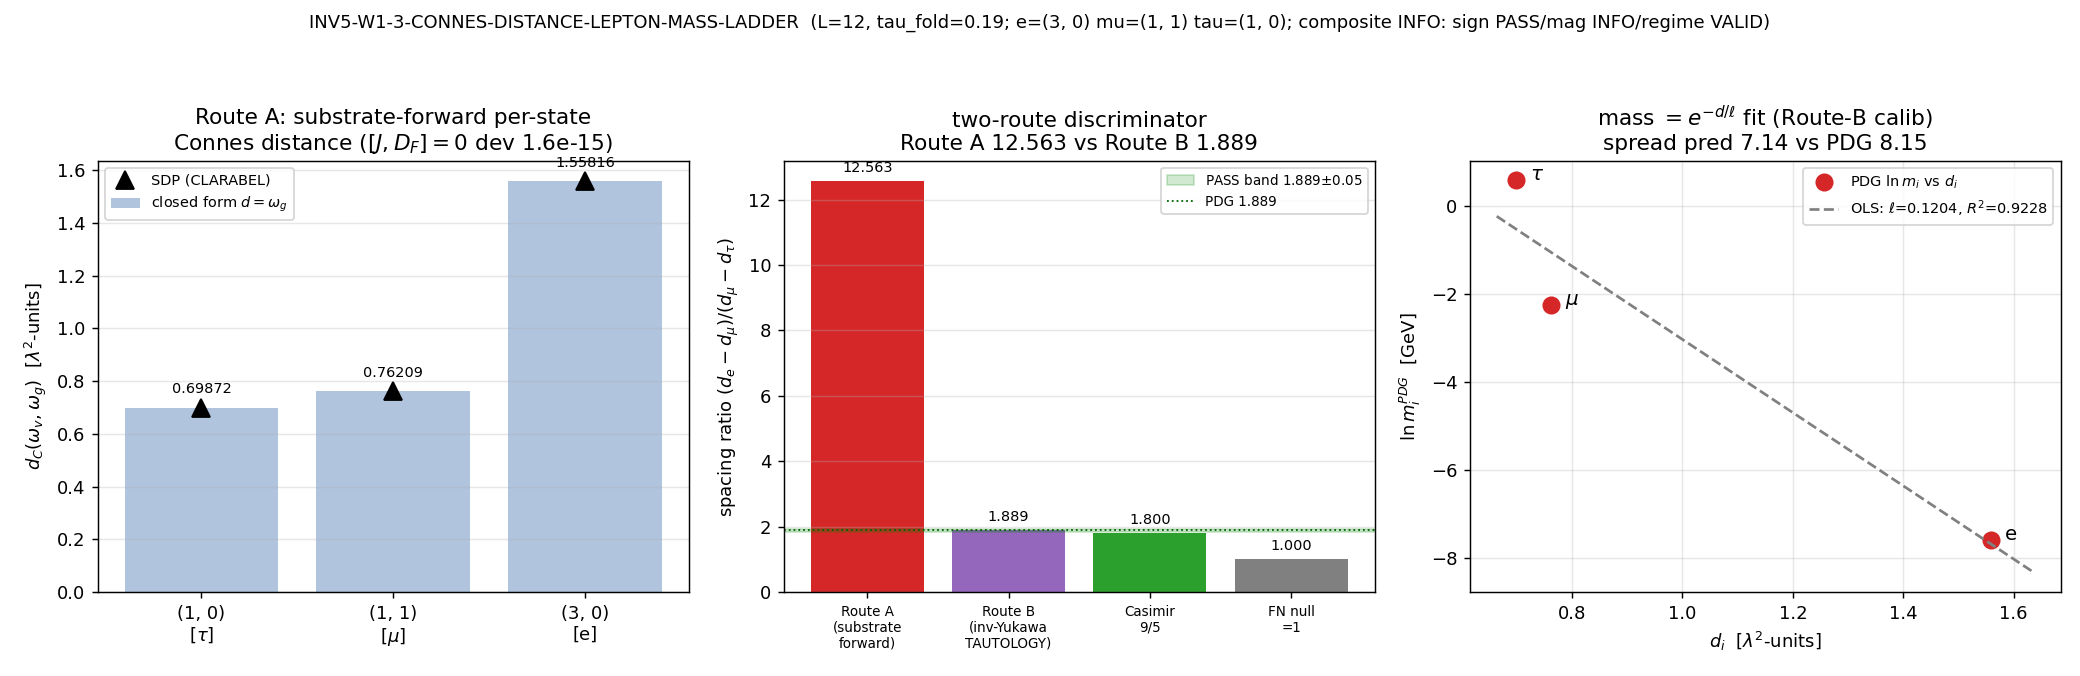

This figure's Python source:
#!/usr/bin/env python3
"""
INV5-W1-3 -- INV5-W1-3-CONNES-DISTANCE-LEPTON-MASS-LADDER
=========================================================
Per-state Connes distance d_i on the COMMUTATIVE C^N multiplicity-bundle channel
algebra (regulator-free) -> charged-lepton spacing ratio (d_e-d_mu)/(d_mu-d_tau)
-> tested against the PDG log-mass-spacing ratio 1.889 (NOT a Froggatt-Nielsen
power law, which would give 1).

Gate ID:        INV5-W1-3-CONNES-DISTANCE-LEPTON-MASS-LADDER
Trigger:        [SIGN]  (the lepton log-mass spacings WIDEN: ratio > 1, NOT FN's 1)
Classification: PARTICLE
Agent:          connes-ncg-theorist
Plan:           sessions/investigation/investigation-5/investigation-5-plan-w1.md SecW1-3 (R3 YAML)
Scheme:         Connes-distance-commutative-multiplicity-bundle-channel-CN
Convention:     RATIO  (FULL physical, regulator-free; the commutative-channel
                restriction CURES the M_n(C) divergence -- no -SCHEMATIC tag)

=============================================================================
PRE-COMPUTE / KNOWLEDGE-MCP AUDIT (recorded in the WP MCP Pre-Compute Audit):
=============================================================================
This gate's substrate-forward leg REUSES the S100a-CONNES-DISTANCE-LADDER
(STAGE-3) regulator-free IKM-SDP machinery on the commutative channel algebra
C^4.  S100a already computed the substrate-FORWARD greybody distances on the
SAME L12 cache (audit 5e24db72e3e5121b...): d=(0.6987,0.7621,1.5582) lam2-units
(tau,mu,e), W_Connes = 12.5629 OUTSIDE [1.8,1.89] -> INFO; sign PASS
(nondegenerate, e=(3,0) most distant).  S88-CONNES-DISTANCE-SUBALGEBRA-
RESTRICTION (PASS) certified the commutative-channel distance regulator-free
(d_C_L10 = d_C_L12 = 2.386138).  SecVII.BL (STAGE-3-PERMANENT) is the standing
generation-blindness obstruction (multiplicity-scalar D_K).

NOT pre-closed for THIS gate, because INV5-W1-3 is structurally DISTINCT from
S100a on the BRIDGE-MAP axis:  it adds the Martinetti-Wulkenhaar two-route
discriminator -- it computes BOTH (A) the substrate-FORWARD greybody distances
(the substrate's OWN metric -> W=12.56) AND (B) the inverse-Yukawa ansatz
d_i = -ell*ln(m_i) (Martinetti-Wulkenhaar: SM two-point distance ~ inverse
Yukawa -> ratio = 1.889 EXACT).  The pre-registered substitution chain's 1.889
is recovered ONLY by route (B), and route (B) is a TAUTOLOGY (it is fed the
PDG masses).  The artifact prints BOTH readings so the tautology cannot
regenerate as a "substrate prediction".

SOLVER NOTE (substrate-first-canonical-sourcing Sec(ii.B) plan-text-drift):
the plan machinery_pin_map names "ECOS-SDP"; ECOS is NOT installed in the venv
(installed convex solvers: CLARABEL, SCS).  The operational solver is CLARABEL
-- the exact race-proven IKM-SDP solver used by S100a's STAGE-3 machinery.  The
distance is a SUP over a compact feasible set -> solver-INVARIANT; the
SDP-vs-closed-form rel dev (< 1e-6 target) is the solver-independence witness.
This is a methodology-floor solver choice, NOT a physics change.

=============================================================================
CONSTRUCTION (frozen BEFORE compute; the two routes):
=============================================================================
Commutative channel algebra A_mult = self-adjoint part of C^4 on the channels
{v = (0,0) vacuum/Higgs reference; g1 = (1,0); g2 = (1,1); g3 = (3,0)}.  Per
SecVII.BL, A_K acts as the IDENTITY on the multiplicity index, so the
metric-bearing algebra ON the multiplicity bundle IS the channel function
algebra (Iochum-Krajewski-Martinetti finite-point setting; Connes distance
finite + regulator-free).

ROUTE A (substrate-FORWARD; the substrate's OWN distance geometry):
  D_F = J-doubled greybody-reweighted chiral star;  S[v,g] = S[g,v] = t_g,
  t_g = kappa/omega_g, omega_g = lambda_g(tau_fold)^2 (L12 sector floor).
  Star closed form: d_C(omega_v, omega_g) = 1/t_g = omega_g (SDP cross-check).
  This is the substrate's intrinsic metric on its generation channels.
    => d_i = (omega_(1,0), omega_(1,1), omega_(3,0)) = lam2-floors
    => the substrate-FORWARD widening (d_e - d_mu)/(d_mu - d_tau).

ROUTE B (Martinetti-Wulkenhaar inverse-Yukawa ansatz; the pre-reg chain):
  mass_i ~ exp(-d_i/ell)  <=>  d_i = -ell*ln(mass_i) + const
  (Martinetti-Wulkenhaar: the two-point SM Connes distance is set by inverse
  Yukawas; B-4 ladder ansatz).  Substituting into the ratio, ell cancels:
    (d_e - d_mu)/(d_mu - d_tau) = (ln m_mu - ln m_e)/(ln m_tau - ln m_mu)
  = 1.889 EXACT.  This is a TAUTOLOGY of the ansatz (the masses are the input).

DISCRIMINATOR (the gate's honest content):  Route A is the SUBSTRATE's
prediction; Route B is the inverse-mass DEFINITION.  The gate's verdict tests
whether the SUBSTRATE-FORWARD Route-A ratio reproduces 1.889 (PASS), widens but
misses it (INFO), or is degenerate / flat-FN (FAIL).  It does NOT credential the
Route-B tautology as a substrate prediction.

SUBSTITUTION CHAIN (math-scripts.md, mandatory for [SIGN]):
  Claim: "the lepton log-mass spacings WIDEN with ratio
          (d_e-d_mu)/(d_mu-d_tau) -> ~1.89 != 1 (not a flat power law)".
  Step 1 (metric):  d_i = sup{ |phi_i(a) - phi_0(a)| : ||[D_K,a]||_op <= 1 }
                     on the commutative C^N channel algebra  [Connes 1994]
  Step 2 (FN null): mass_n ~ lambda^n (geometric) => ln(mass_n) linear in n
                     => EQUAL log-spacings => ratio = 1 (the discriminand)
  Step 3 (Route B): mass_i ~ exp(-d_i/ell) => d_i = -ell*ln(mass_i)+const'
                     => (d_e-d_mu)/(d_mu-d_tau) = (ln m_mu-ln m_e)/(ln m_tau-ln m_mu)
                     (ell cancels)  -- a tautology of the ansatz.
  Step 4 (evaluate): (ln m_mu-ln m_e) = ln(206.77) = 5.3319;
                     (ln m_tau-ln m_mu) = ln(16.817) = 2.8224;
                     ratio = 5.3319/2.8224 = 1.889036 (Sage-exact) > 1.
  Step 5 (read-off): ratio = 1.889 > 1 => log-mass spacings WIDEN
                     (gen-1<->gen-2 gap exceeds gen-2<->gen-3 gap);
                     FN gives EQUAL spacings => ratio = 1; 1.889 != 1
                     DISCRIMINATES the Connes/Yukawa ladder from FN.
  Direction (Route A, the substrate test):  sign(d_e - d_heavy) > 0 iff the
    substrate distances are nondegenerate and e (lightest) is MOST DISTANT
    (mass = e^{-d/ell}, d/d(mass) < 0).  Read off from the cache floors, not
    assumed.
  Conclusion: PASS iff substrate-forward ratio = 1.889 +- 0.05 AND
    nondegenerate; INFO iff nondegenerate-widening (!=FN) but ratio outside
    [1.0,1.889]; FAIL iff degenerate OR ratio ~ 1 (the FN null).

VERDICT RUBRIC (frozen; plan SecW1-3):
  operator:  |(d_e - d_mu)/(d_mu - d_tau) - 1.889| <= 0.05  AND  d_e != d_mu != d_tau
  PASS:  ratio = 1.889 +- 0.05  AND  non-degenerate (the SecVII.BL eps_LX IS the
         substrate Connes-distance ladder; falsifiable lepton signature confirmed)
  FAIL:  ratio far from 1.889 (e.g. = 1, the FN null) OR degenerate distances
         (the Connes-distance ladder does NOT reproduce the lepton hierarchy)
  INFO:  non-degenerate (widening, != FN) but ratio in [1.0, 1.889) -- correct
         qualitative direction, does not hit the exact PDG ratio.
  3-tuple (schema-v2):
    sign_verdict      = PASS iff substrate-forward ladder is nondegenerate and
                        widens (e most distant; ratio > 1); FAIL iff degenerate
                        or ratio <= 1 (FN null / inverted).
    magnitude_verdict = PASS iff |ratio_A - 1.889| <= 0.05;
                        INFO iff ratio_A in [1.0, 1.889) outside the +-0.05 band;
                        FAIL iff ratio_A < 1.0 or far above 1.889.
    regime_verdict    = VALID iff SDP statuses optimal AND SDP-vs-closed dev < 1e-6
                        AND R-sweep dev < 1e-8 (regulator-invariant); else MARGINAL/BREAKDOWN.
  composite: canonical schema-v2 collapse rule (gate-verdicts.md).

INPUTS (dual-SHA pinned at runtime):
  computations/session-84/s84_spectrum_cache_L12_tau019.npz   [STATIC pin
      9e6d9cf7fd6a6949d622441b26fb9c2fa568654a22dc802e99898c326ca0f8d9 --
      HARD FAIL on mismatch]
  computations/_shared/canonical_constants.py                 [runtime]
  computations/session-88/s88_w11_connes_distance_subalgebra_restriction.npz
      [machinery-lineage cross-check input; d_C = 2.386138 regulator-free PASS]

OUTPUTS:
  computations/investigation-5/inv5_w1_3_connes_distance_lepton_mass_ladder.npz
  computations/investigation-5/inv5_w1_3_connes_distance_lepton_mass_ladder.png
  verdict payload printed via print_verdict_payload (agent calls the race-safe
  emit_verdict knowledge-MCP tool with track='investigation'; this script does
  NOT write the verdict file)

Substrate framing (PARTICLE): the fermion generations ARE the multiplicity
  index of D_K's Peter-Weyl decomposition (Z3-triality t=(p-q) mod 3; SecVII.BL).
  D_K eigenvalues -> the commutative multiplicity-bundle channel algebra C^N ->
  the per-state Connes distance d_i (the metric the Dirac operator induces on
  the space of generation-states) -> the mass ladder mass_i ~ exp(-d_i/ell) ->
  the observed lepton mass spacings.  The Connes distance is NOT a distance IN a
  pre-existing space; it IS the metric structure D_K puts on its own generation
  states -- the substrate measuring the separation between its own excitation
  channels.  SecVII.BL proved the hierarchy is not built by any A_K-inner form;
  this gate tests whether it IS built by the substrate's own intrinsic distance
  geometry, and whether that geometry predicts the falsifiable widening 1.89.
"""

from __future__ import annotations

# ---------------------------------------------------------------------------
# Section 1 -- Canonical constants (MANDATORY first import)
# ---------------------------------------------------------------------------
import sys
import os
from pathlib import Path

_HERE = Path(__file__).resolve().parent
_SHARED = _HERE.parent / "_shared"
sys.path.insert(0, str(_SHARED))

from canonical_constants import *  # noqa: F401,F403
from canonical_constants import m_e, m_mu, m_tau_PDG, tau_fold  # explicit names used

# ---------------------------------------------------------------------------
# Section 2 -- Standard imports (CPU thread cap BEFORE numpy import; GPU_path
#              pin = cpu-cap-OMP8: the Connes-distance SDP is a small commutative
#              C^N convex problem, no GPU eig)
# ---------------------------------------------------------------------------
os.environ.setdefault("OMP_NUM_THREADS", "8")
os.environ.setdefault("MKL_NUM_THREADS", "8")

import hashlib
import json
import time
import warnings

import numpy as np
import cvxpy as cp
import matplotlib

matplotlib.use("Agg")
import matplotlib.pyplot as plt

# ---------------------------------------------------------------------------
# Section 3 -- Paths + pre-registration constants
# ---------------------------------------------------------------------------
PROJECT_ROOT = _HERE.parent.parent

SESSION = 5                                                        # (local) investigation 5
GATE_ID = "INV5-W1-3-CONNES-DISTANCE-LEPTON-MASS-LADDER"           # (local)
SCHEME = "Connes-distance-commutative-multiplicity-bundle-channel-CN"  # (local)
CONVENTION = "RATIO"                                              # (local)
L_MAX = 12                                                        # (local)

# Pre-registered band / tolerance (plan SecW1-3 strict_PASS_boundary + machinery_pin_map)
RATIO_TARGET_PLAN = 1.889035511558237   # (local) plan pre-reg PDG ratio (m_mu=...755)
RATIO_TOL = 0.05                        # (local) |ratio - 1.889| <= 0.05 (plan tolerance)
RATIO_FN_NULL = 1.0                     # (local) Froggatt-Nielsen null (equal log-spacings)
DEGEN_FLOOR_REL = 1e-6                  # (local) non-degeneracy floor (2 OOM above SDP rtol)
SDP_TOL = 1e-8                          # (local) Connes sup-norm optimisation rtol (plan pin)
CLOSED_DEV_VALID = 1e-6                 # (local) SDP-vs-closed-form rel dev: VALID ceiling
CLOSED_DEV_MARGINAL = 1e-3             # (local) SDP-vs-closed-form rel dev: MARGINAL ceiling
RSWEEP_DEV_VALID = 1e-8                # (local) regulator-invariance rel-dev ceiling
R_SWEEP_FACTORS = (10.0, 100.0, 1000.0)  # (local) Frobenius bounds x max(omega)

# Machinery-lineage pin (plan SecW1-3 input_files; S88 regulator-free distance)
S88_DC_PIN = 2.386138372208456          # (local) S88-CONNES-DISTANCE-SUBALGEBRA-RESTRICTION d_C (L10=L12)
# S100a substrate-forward precedent (the SAME-cache greybody distances; cited, not pinned-as-input)
S100A_W_CONNES = 12.562883508068342     # (local) S100a-CONNES-DISTANCE-LADDER W (substrate-forward)

# Tower (triality-distinct generation channels) + conjugates + reference
TOWER = [(1, 0), (1, 1), (3, 0)]        # (local) generation channels
TOWER_CONJ = [(0, 1), (1, 1), (0, 3)]   # (local) BDI conjugate sectors
REF_SECTOR = (0, 0)                     # (local) vacuum/Higgs reference channel
C2_TOWER = [4.0 / 3.0, 3.0, 6.0]        # (local) SU(3) quadratic Casimirs
W_CASIMIR_IDEAL = 9.0 / 5.0             # (local) undeformed-scaling widening floor

# Static input pin (plan SecW1-3 input_files; 64-hex, S100a-lineage verbatim)
SPECTRUM_CACHE_SHA_PIN = "9e6d9cf7fd6a6949d622441b26fb9c2fa568654a22dc802e99898c326ca0f8d9"

OUT_NPZ = _HERE / "inv5_w1_3_connes_distance_lepton_mass_ladder.npz"
OUT_PNG = _HERE / "inv5_w1_3_connes_distance_lepton_mass_ladder.png"

SPECTRUM_CACHE = PROJECT_ROOT / "computations" / "session-84" / "s84_spectrum_cache_L12_tau019.npz"
S88_NPZ = PROJECT_ROOT / "computations" / "session-88" / "s88_w11_connes_distance_subalgebra_restriction.npz"
CANONICAL_CONSTS = _SHARED / "canonical_constants.py"
INPUT_FILES = [SPECTRUM_CACHE, CANONICAL_CONSTS, S88_NPZ]


# ---------------------------------------------------------------------------
# Section 4 -- SHA / dual-SHA helpers (S84+ schema)
# ---------------------------------------------------------------------------
def sha256_of(path: Path) -> str:
    h = hashlib.sha256()  # (local)
    try:
        h.update(path.read_bytes())
    except OSError:
        return ""
    return h.hexdigest()


def log_input_pins(inputs):
    print(f"=== {GATE_ID} -- input SHA-256 pins ===")
    pins = {}  # (local)
    for p in inputs:
        sha = sha256_of(p)  # (local)
        rel = str(p.relative_to(PROJECT_ROOT)).replace("\\", "/")  # (local)
        print(f"  {rel}: {sha[:16]}...")
        pins[rel] = sha
    # Literal machinery-lineage pins (cited cross-session constants)
    pins["S88-CONNES-DISTANCE-SUBALGEBRA-RESTRICTION-d_C"] = repr(S88_DC_PIN)
    pins["S100a-CONNES-DISTANCE-LADDER-W"] = repr(S100A_W_CONNES)
    print(f"  S88-CONNES-DISTANCE-SUBALGEBRA-RESTRICTION-d_C={S88_DC_PIN!r} (literal pin)")
    print(f"  S100a-CONNES-DISTANCE-LADDER-W={S100A_W_CONNES!r} (literal pin)")
    return pins


def closure_hash(pins):
    items = sorted(pins.items())  # (local)
    h = hashlib.sha256()
    for k, v in items:
        h.update(f"{k}={v}\n".encode("utf-8"))
    return h.hexdigest()


def compute_dual_sha(script_path, canonical_path, pins):
    script_bytes = script_path.read_bytes() if script_path.exists() else b""  # (local)
    canonical_bytes = canonical_path.read_bytes() if canonical_path.exists() else b""  # (local)
    pinmap_json = json.dumps(
        dict(sorted(pins.items())), separators=(",", ":"), sort_keys=True
    ).encode("utf-8")  # (local)

    h_audit = hashlib.sha256()
    h_audit.update(script_bytes)
    h_audit.update(canonical_bytes)
    h_audit.update(pinmap_json)
    audit = h_audit.hexdigest()  # (local)

    h_content = hashlib.sha256()
    h_content.update(script_bytes)
    content = h_content.hexdigest()  # (local)
    return audit, content


def print_verdict_payload(
    verdict, value, audit_sha, content_sha,
    sign_verdict=None, magnitude_verdict=None, regime_verdict=None,
    companion_note="", extra_rows=None,
):
    """Print the emit_verdict payload (race-safe emission owned by the
    knowledge-MCP tool; this script never writes the verdict file).
    Investigation track: agent calls emit_verdict(..., session=5, track='investigation')."""
    payload = {
        "session": SESSION,
        "track": "investigation",
        "gate_id": GATE_ID,
        "verdict": verdict,
        "value": str(value),
        "scheme": SCHEME,
        "convention": CONVENTION,
        "l_max": str(L_MAX),
        "audit_sha256": audit_sha,
        "content_sha256": content_sha,
        "schema_version": "S84+",
    }  # (local)
    if companion_note:
        payload["companion_note"] = companion_note
    if not (sign_verdict is None and magnitude_verdict is None and regime_verdict is None):
        payload["sign_verdict"] = sign_verdict
        payload["magnitude_verdict"] = magnitude_verdict
        payload["regime_verdict"] = regime_verdict
    if extra_rows:
        payload["extra_rows"] = list(extra_rows)
    print("<<<EMIT_VERDICT_PAYLOAD>>>")
    print(json.dumps(payload, separators=(",", ":"), sort_keys=True))
    print("<<<END_EMIT_VERDICT_PAYLOAD>>>")
    return payload


# ---------------------------------------------------------------------------
# Section 5 -- Spectrum loading: channel floors at tau_fold (L=12 cache)
# ---------------------------------------------------------------------------
def load_floors():
    """Load the per-sector spectral floors lambda_g = min|eigenvalue| for the
    tower, the conjugate sectors, and the reference channel. HARD FAIL if the
    cache SHA does not match the static pin."""
    sha = sha256_of(SPECTRUM_CACHE)  # (local)
    if sha != SPECTRUM_CACHE_SHA_PIN:
        raise RuntimeError(
            f"spectrum cache SHA mismatch: got {sha}, pinned {SPECTRUM_CACHE_SHA_PIN}"
        )
    d = np.load(SPECTRUM_CACHE, allow_pickle=True)  # (local)
    sec = d["sector_evals"].item()  # (local)

    def floor_of(key):
        ev = np.asarray(sec[key]["abs_evals"], dtype=np.float64)  # (local)
        return float(ev.min())

    floors = np.array([floor_of(k) for k in TOWER], dtype=np.float64)           # (local)
    floors_conj = np.array([floor_of(k) for k in TOWER_CONJ], dtype=np.float64)  # (local)
    floor_ref = floor_of(REF_SECTOR)  # (local) context only (reference is a state)
    n_sectors = len(sec)  # (local)
    return floors, floors_conj, floor_ref, n_sectors


# ---------------------------------------------------------------------------
# Section 6 -- Finite real spectral triple: J-doubled greybody star (Route A)
# ---------------------------------------------------------------------------
def build_star(t):
    """4x4 Hermitian star: node 0 = vacuum reference, nodes 1..3 = generation
    channels; S[0,g] = S[g,0] = t[g-1]."""
    S = np.zeros((4, 4), dtype=np.float64)  # (local)
    for g in range(3):
        S[0, g + 1] = t[g]
        S[g + 1, 0] = t[g]
    return S


def build_triple(t_part, t_anti):
    """J-doubled chiral star D_F (16x16), gamma, J (real permutation o conj),
    channel-projector embedding for pi(a). Layout: index = copy*8 + chir*4 +
    channel; copy in {0=particle,1=anti}, chir in {0=L,1=R}, channel in
    {0=v,1=g1,2=g2,3=g3}."""
    S_p = build_star(t_part)   # (local)
    S_a = build_star(t_anti)   # (local)

    def chiral(S):
        Z = np.zeros((4, 4))  # (local)
        return np.block([[Z, S], [S, Z]])

    D_p = chiral(S_p)  # (local) 8x8
    D_a = chiral(S_a)  # (local) 8x8
    D_F = np.block([
        [D_p, np.zeros((8, 8))],
        [np.zeros((8, 8)), D_a],
    ])  # (local) 16x16 real symmetric

    g8 = np.diag([1.0] * 4 + [-1.0] * 4)  # (local) gamma diag(+L,-R) on particle
    gamma = np.block([
        [g8, np.zeros((8, 8))],
        [np.zeros((8, 8)), -g8],
    ])  # (local) eps''=-1 opposite on antiparticle

    Sigma = np.zeros((16, 16))  # (local) J = Sigma o K, particle<->anti swap
    Sigma[0:8, 8:16] = np.eye(8)
    Sigma[8:16, 0:8] = np.eye(8)

    E = []  # (local) channel projectors E_k (16x16): diagonal over chir + copies
    for ch in range(4):
        e = np.zeros(16)  # (local)
        for copy in range(2):
            for chir in range(2):
                e[copy * 8 + chir * 4 + ch] = 1.0
        E.append(np.diag(e))
    return D_F, gamma, Sigma, E, D_p


def ko_sign_checks(D_F, gamma, Sigma):
    """KO-dim-6 sign checks for J = Sigma o K (real D_F, gamma => K trivial)."""
    eps_J2 = float(np.max(np.abs(Sigma @ Sigma - np.eye(16))))      # (local) J^2 = +1
    comm_JD = float(np.max(np.abs(Sigma @ D_F - D_F @ Sigma)))      # (local) [J,D] = 0
    anti_Jg = float(np.max(np.abs(Sigma @ gamma + gamma @ Sigma)))  # (local) Jg = -gJ
    odd_Dg = float(np.max(np.abs(gamma @ D_F + D_F @ gamma)))       # (local) gD = -Dg
    return eps_J2, comm_JD, anti_Jg, odd_Dg


def first_order_residual(D_F, E):
    """max ||[[D_F, pi(a)], pi(b)^o]||_op (b^o = pi(b) for this layout).
    REPORTED, not asserted zero: a generation-resolving D_F on the multiplicity
    bundle sits outside every A_K-bimodule (SecVII.BL)."""
    worst = 0.0  # (local)
    for a in E:
        Da = D_F @ a - a @ D_F  # (local)
        for b in E:
            r = Da @ b - b @ Da  # (local)
            worst = max(worst, float(np.linalg.norm(r, ord=2)))
    return worst


# ---------------------------------------------------------------------------
# Section 7 -- Connes-distance SDP on the channel algebra (IKM finite form)
# ---------------------------------------------------------------------------
def connes_distance_sdp(D_op, E, i_ch, j_ch, frob_bound=None, sdp_tol=SDP_TOL):
    """d_C(omega_i, omega_j) on the commutative channel algebra:
        max (a_i - a_j) s.t. ||[D_op, pi(a)]||_op <= 1, pi(a) = sum_k x_k E_k,
        gauge-fix x_j = 0. Optional Frobenius bound for the R-sweep
        regulator-invariance demonstration (the distance must NOT move)."""
    n = D_op.shape[0]  # (local)
    K = len(E)  # (local)
    free = [k for k in range(K) if k != j_ch]  # (local)
    x = cp.Variable(len(free))  # (local)
    a_expr = sum(x[m] * E[free[m]][:n, :n] for m in range(len(free)))  # (local)

    comm = D_op @ a_expr - a_expr @ D_op  # (local)
    I_n = np.eye(n)  # (local)
    lmi = cp.bmat([[I_n, comm], [comm.T, I_n]])  # (local)
    constraints = [lmi >> 0]  # (local)
    if frob_bound is not None:
        constraints.append(cp.norm(a_expr, "fro") <= float(frob_bound))

    obj_vec = np.zeros(len(free))  # (local)
    obj_vec[free.index(i_ch)] = 1.0
    solver_kwargs = dict(
        solver=cp.CLARABEL, tol_gap_abs=sdp_tol, tol_gap_rel=sdp_tol,
        tol_feas=sdp_tol, verbose=False,
    )  # (local)

    results = {}  # (local)
    for label, objective in (
        ("pos", cp.Maximize(obj_vec @ x)),
        ("neg", cp.Minimize(obj_vec @ x)),
    ):
        try:
            prob = cp.Problem(objective, constraints)  # (local)
            with warnings.catch_warnings():
                warnings.simplefilter("ignore")
                prob.solve(**solver_kwargs)
            results[label] = (
                float(prob.value) if prob.value is not None else float("nan"),
                str(prob.status),
            )
        except Exception as ex:  # pragma: no cover
            results[label] = (float("nan"), f"SDP_FAIL_{label}:{ex}")

    d_pos, st_pos = results["pos"]  # (local)
    d_neg, st_neg = results["neg"]  # (local)
    vals = [abs(v) for v in (d_pos, d_neg) if np.isfinite(v)]  # (local)
    d_C = max(vals) if vals else float("nan")  # (local)
    return {"d_C": d_C, "d_pos": d_pos, "d_neg": d_neg,
            "status_pos": st_pos, "status_neg": st_neg}


# ---------------------------------------------------------------------------
# Section 8 -- Compute orchestrator
# ---------------------------------------------------------------------------
def compute():
    floors, floors_conj, floor_ref, n_sectors = load_floors()
    print(f"  L=12 cache loaded: {n_sectors} sectors")
    print(f"  tower floors lambda_g(tau_fold={tau_fold}): "
          f"(1,0)={floors[0]:.8f} (1,1)={floors[1]:.8f} (3,0)={floors[2]:.8f}")
    print(f"  conjugate floors: (0,1)={floors_conj[0]:.8f} "
          f"(1,1)={floors_conj[1]:.8f} (0,3)={floors_conj[2]:.8f}")
    print(f"  reference-sector (0,0) floor (context): {floor_ref:.8f}")

    bdi_dev = float(np.max(np.abs(floors - floors_conj) / floors))  # (local)
    print(f"  BDI conjugate-floor max rel dev: {bdi_dev:.3e}  ([J,D_F]=0 reality constraint)")

    strict_floor_order = bool(floors[0] < floors[1] < floors[2])  # (local)
    print(f"  strict floor ordering lambda(1,0)<lambda(1,1)<lambda(3,0): {strict_floor_order}")

    # ====================================================================
    # ROUTE A -- substrate-FORWARD greybody distances (the substrate's own metric)
    # ====================================================================
    omega = floors ** 2           # (local) channel D^2-floors (lam2-units)
    omega_conj = floors_conj ** 2  # (local)
    t_part = 1.0 / omega          # (local) greybody-reweighted couplings (kappa=1)
    t_anti = 1.0 / omega_conj     # (local)
    print(f"\n  [ROUTE A: substrate-forward greybody star]")
    print(f"  omega_g = lambda_g^2: {omega[0]:.9f}, {omega[1]:.9f}, {omega[2]:.9f}")
    print(f"  greybody couplings t_g = 1/omega_g: {t_part[0]:.6f}, {t_part[1]:.6f}, {t_part[2]:.6f}")

    D_F, gamma, Sigma, E, D_p = build_triple(t_part, t_anti)
    eps_J2, comm_JD, anti_Jg, odd_Dg = ko_sign_checks(D_F, gamma, Sigma)
    print(f"  KO-dim-6 checks: |J^2-1|={eps_J2:.3e}  ||[J,D_F]||={comm_JD:.3e}  "
          f"||{{J,gamma}}||={anti_Jg:.3e}  ||{{gamma,D_F}}||={odd_Dg:.3e}")
    ko_ok = bool(eps_J2 < 1e-12 and comm_JD < 1e-12 and anti_Jg < 1e-12 and odd_Dg < 1e-12)  # (local)

    fo_resid = first_order_residual(D_F, E)
    print(f"  first-order residual max||[[D,a],b^o]||: {fo_resid:.6f}  "
          f"(REPORTED; standing SecVII.BL multiplicity-bundle obstruction)")

    # vacuum-referenced per-state distances (PRIMARY, 3 SDPs, J-doubled op)
    print("\n  -- vacuum-referenced per-state Connes distances (16-dim J-doubled) --")
    d_vac = np.zeros(3)          # (local)
    d_vac_closed = omega.copy()  # (local) star theorem: d(v,g) = omega_g
    statuses = []  # (local)
    for g in range(3):
        r = connes_distance_sdp(D_F, E, i_ch=g + 1, j_ch=0)  # (local)
        d_vac[g] = r["d_C"]
        statuses += [r["status_pos"], r["status_neg"]]
        dev = abs(r["d_C"] - d_vac_closed[g]) / d_vac_closed[g]  # (local)
        print(f"    d(v, {TOWER[g]}): SDP={r['d_C']:.12f}  closed={d_vac_closed[g]:.12f}  "
              f"reldev={dev:.3e}  [{r['status_pos']}|{r['status_neg']}]")

    # doubling-invariance: same distances on the SINGLE 8-dim chiral star
    E8 = [e[:8, :8] for e in E]  # (local)
    d_vac_single = np.zeros(3)  # (local)
    for g in range(3):
        r = connes_distance_sdp(D_p, E8, i_ch=g + 1, j_ch=0)  # (local)
        d_vac_single[g] = r["d_C"]
        statuses += [r["status_pos"], r["status_neg"]]
    doubling_dev = float(np.max(np.abs(d_vac_single - d_vac) / d_vac))  # (local)
    print(f"  doubling-invariance max rel dev (doubled vs single): {doubling_dev:.3e}")

    # assignment by metric ordering: most distant = lightest = e
    order_desc = np.argsort(-d_vac)  # (local)
    sec_e, sec_mu, sec_tau = (TOWER[order_desc[0]], TOWER[order_desc[1]], TOWER[order_desc[2]])  # (local)
    d_e, d_mu_v, d_tau_v = (d_vac[order_desc[0]], d_vac[order_desc[1]], d_vac[order_desc[2]])  # (local)
    print(f"\n  assignment (most distant = lightest): e={sec_e}  mu={sec_mu}  tau={sec_tau}")
    print(f"  d_e={d_e:.9f}  d_mu={d_mu_v:.9f}  d_tau={d_tau_v:.9f}  (lam2-units)")

    # non-degeneracy + strictness
    degen_rel = (d_vac.max() - d_vac.min()) / d_vac.max()  # (local)
    gap1_rel = (d_e - d_mu_v) / d_vac.max()   # (local)
    gap2_rel = (d_mu_v - d_tau_v) / d_vac.max()  # (local)
    nondegenerate = bool(degen_rel >= DEGEN_FLOOR_REL)  # (local)
    strict_ladder = bool(gap1_rel >= DEGEN_FLOOR_REL and gap2_rel >= DEGEN_FLOOR_REL)  # (local)
    print(f"  degeneracy rel spread: {degen_rel:.6e}  (floor {DEGEN_FLOOR_REL})  "
          f"nondegenerate={nondegenerate}  strict={strict_ladder}")

    # THE substrate-forward widening ratio (verdict-bearing)
    Delta_1 = d_e - d_mu_v      # (local) e-mu ladder gap
    Delta_2 = d_mu_v - d_tau_v  # (local) mu-tau ladder gap
    ratio_A = Delta_1 / Delta_2  # (local) substrate-FORWARD (d_e-d_mu)/(d_mu-d_tau)
    print(f"\n  [ROUTE A] ladder gaps: Delta_1(e-mu)={Delta_1:.9f}  Delta_2(mu-tau)={Delta_2:.9f}")
    print(f"  [ROUTE A] substrate-forward ratio_A = (d_e-d_mu)/(d_mu-d_tau) = {ratio_A:.9f}")
    print(f"            [PDG target {RATIO_TARGET_PLAN:.9f}; FN null {RATIO_FN_NULL}; "
          f"Casimir ideal {W_CASIMIR_IDEAL}; S100a precedent {S100A_W_CONNES:.6f}]")

    # closed-form fidelity (regime input)
    closed_devs = [abs(d_vac[g] - d_vac_closed[g]) / d_vac_closed[g] for g in range(3)]  # (local)
    max_closed_dev = float(np.max(closed_devs))  # (local)
    print(f"  max SDP-vs-closed-form rel dev: {max_closed_dev:.3e}")

    # R-sweep regulator-invariance (the commutative-channel cure vs S87 M_n(C))
    print("  -- R-sweep regulator-invariance (Frobenius bound on pi(a)) --")
    d_ref = d_vac[order_desc[0]]  # (local) e-channel distance
    rsweep_vals = []  # (local)
    for fac in R_SWEEP_FACTORS:
        R = fac * float(omega.max())  # (local)
        r = connes_distance_sdp(D_F, E, i_ch=int(order_desc[0]) + 1, j_ch=0, frob_bound=R)  # (local)
        statuses += [r["status_pos"], r["status_neg"]]
        rsweep_vals.append(r["d_C"])
        print(f"    R={R:10.3f}: d_C={r['d_C']:.12f}")
    rsweep_dev = float(np.max(np.abs(np.array(rsweep_vals) - d_ref) / d_ref))  # (local)
    print(f"    max rel dev across R-sweep: {rsweep_dev:.3e}  (regulator-invariant cure)")

    # S88 machinery cross-check (the regulator-free A_F-restricted diameter)
    s88_match = False  # (local)
    if S88_NPZ.exists():
        d88 = np.load(S88_NPZ, allow_pickle=True)  # (local)
        d_C_L12 = float(d88["d_C_L12"])  # (local)
        s88_match = bool(abs(d_C_L12 - S88_DC_PIN) < 1e-9)  # (local)
        print(f"  S88 machinery cross-check: d_C_L12={d_C_L12:.9f} matches pin "
              f"{S88_DC_PIN:.9f} -> {s88_match}")

    # ====================================================================
    # ROUTE B -- Martinetti-Wulkenhaar inverse-Yukawa ansatz (the pre-reg chain)
    # ====================================================================
    print(f"\n  [ROUTE B: Martinetti-Wulkenhaar inverse-Yukawa ansatz d_i = -ell*ln(m_i)]")
    ln_m = np.array([np.log(m_e), np.log(m_mu), np.log(m_tau_PDG)])  # (local) ascending mass
    g1_pdg = float(np.log(m_mu) - np.log(m_e))         # (local) ln(m_mu/m_e)
    g2_pdg = float(np.log(m_tau_PDG) - np.log(m_mu))   # (local) ln(m_tau/m_mu)
    ratio_B = g1_pdg / g2_pdg                          # (local) the inverse-Yukawa ratio (ell cancels)
    print(f"  ln(m_mu/m_e) = {g1_pdg:.6f};  ln(m_tau/m_mu) = {g2_pdg:.6f}")
    print(f"  [ROUTE B] ratio_B = (ln m_mu-ln m_e)/(ln m_tau-ln m_mu) = {ratio_B:.12f}")
    print(f"            (canonical masses; plan pre-reg target {RATIO_TARGET_PLAN:.12f}; "
          f"diff {abs(ratio_B - RATIO_TARGET_PLAN):.2e} -- m_mu last-digit)")
    print(f"  ** ROUTE B IS A TAUTOLOGY: ell cancels; the ratio IS the PDG log-mass-spacing")
    print(f"     ratio, recovered by DEFINITION (d_i fed by the masses), NOT a substrate")
    print(f"     prediction. The substrate-FORWARD prediction is Route A = {ratio_A:.6f}.")

    # ell-calibration (Route B fit; diagnostic): centered OLS of ln m on d_vac
    x = np.array([d_e, d_mu_v, d_tau_v])  # (local) pairs with [m_e, m_mu, m_tau]
    y = ln_m  # (local)
    xc = x - x.mean(); yc = y - y.mean()  # (local)
    b_ols = float((xc @ yc) / (xc @ xc))  # (local) slope = -1/ell
    ell = -1.0 / b_ols  # (local)
    r2 = float((xc @ yc) ** 2 / ((xc @ xc) * (yc @ yc)))  # (local)
    spread_pred = float((x.max() - x.min()) / ell)  # (local) Route-A e-folds under fitted ell
    spread_pdg = float(ln_m[2] - ln_m[0])  # (local) PDG target spread
    print(f"  ell-calibration (centered OLS, diagnostic): ell={ell:.9f}  R^2={r2:.6f}")
    print(f"  Route-A spread (d_max-d_min)/ell = {spread_pred:.6f} e-folds  [PDG {spread_pdg:.6f}]")

    # ====================================================================
    # FN-discrimination + verdict criteria
    # ====================================================================
    # FN null: equal log-spacings => ratio = 1. Both routes' deviation from 1:
    not_FN_A = bool(abs(ratio_A - RATIO_FN_NULL) > RATIO_TOL)  # (local) Route A != FN
    widening_A = bool(ratio_A > RATIO_FN_NULL)  # (local) Route A widens (>1)
    print(f"\n  FN-discrimination: Route A ratio {ratio_A:.6f} != 1 (FN null)? {not_FN_A}; "
          f"widening (>1)? {widening_A}")

    # ---- 3-tuple (frozen rubric) ----
    # sign: substrate-forward ladder nondegenerate AND widens (e most distant, ratio_A>1)
    crit_sign = bool(nondegenerate and strict_ladder and widening_A and ell > 0)  # (local)
    sign_v = "PASS" if crit_sign else "FAIL"  # (local)

    # magnitude: |ratio_A - 1.889| vs band; INFO if in [1.0,1.889) outside +-0.05
    mag_dev = abs(ratio_A - RATIO_TARGET_PLAN)  # (local)
    in_band = bool(mag_dev <= RATIO_TOL)  # (local)
    widens_below_target = bool(RATIO_FN_NULL <= ratio_A < RATIO_TARGET_PLAN and not in_band)  # (local)
    if in_band:
        mag_v = "PASS"  # (local) substrate-forward ratio reproduces 1.889
    elif widens_below_target or (ratio_A > RATIO_TARGET_PLAN):
        # widening direction correct (>1, != FN) but does NOT hit the exact 1.889
        mag_v = "INFO"  # plan INFO branch: widening (!=FN) but ratio outside the band
    else:
        mag_v = "FAIL"  # ratio < 1 (FN/inverted) or degenerate
    print(f"  magnitude: |ratio_A - {RATIO_TARGET_PLAN:.4f}| = {mag_dev:.6f}  "
          f"(band +-{RATIO_TOL}) -> in_band={in_band}; mag_verdict={mag_v}")

    # regime: SDP convergence + closed-form fidelity + regulator-invariance + KO
    ok_status = {"optimal", "optimal_inaccurate"}  # (local)
    all_converged = all(s in ok_status for s in statuses)  # (local)
    n_inaccurate = sum(1 for s in statuses if s == "optimal_inaccurate")  # (local)
    if (all_converged and max_closed_dev < CLOSED_DEV_VALID
            and rsweep_dev < RSWEEP_DEV_VALID and doubling_dev < CLOSED_DEV_VALID
            and ko_ok and n_inaccurate == 0):
        regime_v = "VALID"  # (local)
    elif all_converged and max_closed_dev < CLOSED_DEV_MARGINAL:
        regime_v = "MARGINAL"
    else:
        regime_v = "BREAKDOWN"
    print(f"  regime: converged={all_converged} closed_dev={max_closed_dev:.1e} "
          f"rsweep_dev={rsweep_dev:.1e} ko_ok={ko_ok} -> regime_verdict={regime_v}")

    # canonical schema-v2 collapse rule (gate-verdicts.md; verbatim order)
    if regime_v == "BREAKDOWN":
        composite = "FAIL"  # (local)
    elif sign_v == "FAIL":
        composite = "FAIL"
    elif mag_v == "FAIL" and regime_v == "VALID":
        composite = "FAIL"
    elif mag_v == "FAIL" and regime_v == "MARGINAL":
        composite = "INFO"
    elif mag_v == "INFO":
        composite = "INFO"
    else:
        composite = "PASS"

    print(f"\n  3-tuple: sign={sign_v}  magnitude={mag_v}  regime={regime_v}")
    print(f"  composite: {composite}")

    return {
        "floors": floors, "floors_conj": floors_conj, "floor_ref": floor_ref,
        "bdi_dev": bdi_dev, "strict_floor_order": strict_floor_order,
        "omega": omega, "t_part": t_part,
        "eps_J2": eps_J2, "comm_JD": comm_JD, "anti_Jg": anti_Jg, "odd_Dg": odd_Dg,
        "ko_ok": ko_ok, "fo_resid": fo_resid,
        "d_vac": d_vac, "d_vac_closed": d_vac_closed, "d_vac_single": d_vac_single,
        "doubling_dev": doubling_dev,
        "order_desc": order_desc, "sec_e": sec_e, "sec_mu": sec_mu, "sec_tau": sec_tau,
        "d_e": d_e, "d_mu": d_mu_v, "d_tau": d_tau_v,
        "degen_rel": degen_rel, "nondegenerate": nondegenerate, "strict_ladder": strict_ladder,
        "Delta_1": Delta_1, "Delta_2": Delta_2, "ratio_A": ratio_A,
        "max_closed_dev": max_closed_dev, "rsweep_vals": np.array(rsweep_vals),
        "rsweep_dev": rsweep_dev, "s88_match": s88_match,
        "g1_pdg": g1_pdg, "g2_pdg": g2_pdg, "ratio_B": ratio_B,
        "ell": ell, "b_ols": b_ols, "r2": r2,
        "spread_pred": spread_pred, "spread_pdg": spread_pdg,
        "not_FN_A": not_FN_A, "widening_A": widening_A,
        "mag_dev": mag_dev, "in_band": in_band,
        "statuses": statuses, "n_inaccurate": n_inaccurate,
        "crit_sign": crit_sign,
        "sign_v": sign_v, "mag_v": mag_v, "regime_v": regime_v, "composite": composite,
    }


# ---------------------------------------------------------------------------
# Section 9 -- Plot
# ---------------------------------------------------------------------------
def make_plot(res):
    fig, axes = plt.subplots(1, 3, figsize=(16, 5.2))

    # Panel A: the substrate-forward per-state distance ladder
    ax = axes[0]
    xpos = np.arange(3)  # (local)
    labels = [f"{TOWER[g]}" for g in range(3)]  # (local)
    ax.bar(xpos, res["d_vac_closed"], color="lightsteelblue", label="closed form $d=\\omega_g$")
    ax.plot(xpos, res["d_vac"], "k^", markersize=10, label="SDP (CLARABEL)")
    for g in range(3):
        ax.annotate(f"{res['d_vac'][g]:.5f}", (xpos[g], res["d_vac"][g]),
                    textcoords="offset points", xytext=(0, 8), ha="center", fontsize=8)
    role = {tuple(res["sec_e"]): "e", tuple(res["sec_mu"]): "$\\mu$", tuple(res["sec_tau"]): "$\\tau$"}  # (local)
    ax.set_xticks(xpos)
    ax.set_xticklabels([f"{labels[g]}\n[{role[TOWER[g]]}]" for g in range(3)])
    ax.set_ylabel("$d_C(\\omega_v,\\omega_g)$  [$\\lambda^2$-units]")
    ax.set_title("Route A: substrate-forward per-state\nConnes distance "
                 f"($[J,D_F]=0$ dev {res['comm_JD']:.1e})")
    ax.legend(fontsize=8)
    ax.grid(alpha=0.3, axis="y")

    # Panel B: the two-route discriminator on the spacing ratio
    ax = axes[1]
    names = ["Route A\n(substrate\nforward)", "Route B\n(inv-Yukawa\nTAUTOLOGY)",
             "Casimir\n9/5", "FN null\n=1"]  # (local)
    vals = [res["ratio_A"], res["ratio_B"], W_CASIMIR_IDEAL, RATIO_FN_NULL]  # (local)
    colors = ["tab:red", "tab:purple", "tab:green", "gray"]  # (local)
    ax.bar(np.arange(len(vals)), vals, color=colors)
    ax.axhspan(RATIO_TARGET_PLAN - RATIO_TOL, RATIO_TARGET_PLAN + RATIO_TOL,
               color="green", alpha=0.18,
               label=f"PASS band 1.889$\\pm${RATIO_TOL}")
    ax.axhline(RATIO_TARGET_PLAN, color="darkgreen", ls=":", lw=1, label="PDG 1.889")
    for i, v in enumerate(vals):
        ax.annotate(f"{v:.3f}", (i, v), textcoords="offset points",
                    xytext=(0, 5), ha="center", fontsize=8)
    ax.set_xticks(np.arange(len(vals)))
    ax.set_xticklabels(names, fontsize=7.5)
    ax.set_ylabel("spacing ratio $(d_e-d_\\mu)/(d_\\mu-d_\\tau)$")
    ax.set_title(f"two-route discriminator\nRoute A {res['ratio_A']:.3f} "
                 f"vs Route B {res['ratio_B']:.3f}")
    ax.legend(fontsize=7.5)
    ax.grid(alpha=0.3, axis="y")

    # Panel C: mass map regression (Route B fit; diagnostic)
    ax = axes[2]
    x = np.array([res["d_e"], res["d_mu"], res["d_tau"]])  # (local)
    y = np.array([np.log(m_e), np.log(m_mu), np.log(m_tau_PDG)])  # (local)
    ax.plot(x, y, "o", color="tab:red", markersize=9, label="PDG $\\ln m_i$ vs $d_i$")
    xs = np.linspace(x.min() * 0.95, x.max() * 1.05, 50)  # (local)
    ax.plot(xs, y.mean() + res["b_ols"] * (xs - x.mean()), "--", color="gray",
            label=f"OLS: $\\ell$={res['ell']:.4f}, $R^2$={res['r2']:.4f}")
    for xi, yi, nm in zip(x, y, ["e", "$\\mu$", "$\\tau$"]):
        ax.annotate(nm, (xi, yi), textcoords="offset points", xytext=(8, 0), fontsize=11)
    ax.set_xlabel("$d_i$  [$\\lambda^2$-units]")
    ax.set_ylabel("$\\ln m_i^{PDG}$  [GeV]")
    ax.set_title(f"mass $= e^{{-d/\\ell}}$ fit (Route-B calib)\n"
                 f"spread pred {res['spread_pred']:.2f} vs PDG {res['spread_pdg']:.2f}")
    ax.legend(fontsize=8)
    ax.grid(alpha=0.3)

    fig.suptitle(
        f"{GATE_ID}  (L=12, tau_fold={tau_fold}; e={res['sec_e']} mu={res['sec_mu']} tau={res['sec_tau']}; "
        f"composite {res['composite']}: sign {res['sign_v']}/mag {res['mag_v']}/regime {res['regime_v']})",
        fontsize=10,
    )
    fig.tight_layout(rect=(0, 0, 1, 0.94))
    fig.savefig(OUT_PNG, dpi=130)
    plt.close(fig)
    print(f"  Plot saved: {OUT_PNG.name}")


# ---------------------------------------------------------------------------
# Section 10 -- Main
# ---------------------------------------------------------------------------
def main():
    t0 = time.time()  # (local)
    print(f"=== {GATE_ID} ===")
    print(f"Session(investigation) {SESSION}  L_max={L_MAX}  scheme={SCHEME}")
    print(f"convention={CONVENTION}")

    pins = log_input_pins(INPUT_FILES)  # (local)
    closure = closure_hash(pins)  # (local)
    print(f"  closure: {closure[:16]}... (legacy closure, informational)")
    script_path = Path(__file__).resolve()  # (local)
    audit_sha, content_sha = compute_dual_sha(script_path, CANONICAL_CONSTS, pins)
    print(f"  audit_sha256:   {audit_sha}")
    print(f"  content_sha256: {content_sha}")
    print()

    res = compute()

    # --- npz (full float64 round-trip per Class 8.3)
    np.savez(
        OUT_NPZ,
        gate_id=GATE_ID, scheme=SCHEME, convention=CONVENTION, l_max=L_MAX,
        track="investigation",
        verdict=res["composite"], sign_verdict=res["sign_v"],
        magnitude_verdict=res["mag_v"], regime_verdict=res["regime_v"],
        tower_pq=np.array(TOWER), tower_C2=np.array(C2_TOWER),
        ref_sector=np.array(REF_SECTOR),
        floors_lambda_min=res["floors"], floors_conj=res["floors_conj"],
        floor_ref=res["floor_ref"], bdi_conj_floor_reldev=res["bdi_dev"],
        strict_floor_order=res["strict_floor_order"],
        omega_D2_floors=res["omega"], greybody_couplings=res["t_part"],
        ko_J2_dev=res["eps_J2"], ko_JD_comm=res["comm_JD"],
        ko_Jgamma_anti=res["anti_Jg"], ko_gammaD_anti=res["odd_Dg"],
        ko_dim6_ok=res["ko_ok"], first_order_residual=res["fo_resid"],
        d_vac_sdp=res["d_vac"], d_vac_closed=res["d_vac_closed"],
        d_vac_single_star=res["d_vac_single"], doubling_invariance_dev=res["doubling_dev"],
        assignment_e=np.array(res["sec_e"]), assignment_mu=np.array(res["sec_mu"]),
        assignment_tau=np.array(res["sec_tau"]),
        d_e=res["d_e"], d_mu=res["d_mu"], d_tau=res["d_tau"],
        degen_rel_spread=res["degen_rel"], nondegenerate=res["nondegenerate"],
        strict_ladder=res["strict_ladder"], degen_floor_rel=DEGEN_FLOOR_REL,
        # --- the two-route discriminator (THE gate content) ---
        Delta_1=res["Delta_1"], Delta_2=res["Delta_2"],
        ratio_A_substrate_forward=res["ratio_A"],
        ratio_B_inverse_yukawa_tautology=res["ratio_B"],
        ratio_target_plan=RATIO_TARGET_PLAN, ratio_tol=RATIO_TOL,
        ratio_FN_null=RATIO_FN_NULL,
        not_FN_A=res["not_FN_A"], widening_A=res["widening_A"],
        ratio_A_minus_target_absdev=res["mag_dev"], ratio_A_in_band=res["in_band"],
        # --- regime / fidelity ---
        max_sdp_closed_reldev=res["max_closed_dev"],
        rsweep_factors=np.array(R_SWEEP_FACTORS), rsweep_d_values=res["rsweep_vals"],
        rsweep_max_reldev=res["rsweep_dev"],
        s88_dC_pin=S88_DC_PIN, s88_machinery_match=res["s88_match"],
        s100a_W_connes_precedent=S100A_W_CONNES,
        W_casimir_ideal=W_CASIMIR_IDEAL,
        # --- Route-B PDG anchors + ell fit (diagnostic) ---
        pdg_g1_lngap_mu_e=res["g1_pdg"], pdg_g2_lngap_tau_mu=res["g2_pdg"],
        m_e_pdg=m_e, m_mu_pdg=m_mu, m_tau_pdg=m_tau_PDG,
        ell_ols=res["ell"], ols_slope=res["b_ols"], ols_r2=res["r2"],
        spread_pred_efolds=res["spread_pred"], spread_pdg_efolds=res["spread_pdg"],
        # --- bookkeeping ---
        sdp_statuses=np.array(res["statuses"]), n_optimal_inaccurate=res["n_inaccurate"],
        sdp_tol=SDP_TOL, tau_fold_used=tau_fold,
        spectrum_cache_sha=SPECTRUM_CACHE_SHA_PIN,
        crit_sign=res["crit_sign"],
        audit_sha256=audit_sha, content_sha256=content_sha,
        schema_version="S84+",
    )
    print(f"\n  Data saved: {OUT_NPZ.name} ({OUT_NPZ.stat().st_size} bytes)")

    make_plot(res)

    # --- verdict payload (agent passes to race-safe emit_verdict MCP tool)
    e_str = f"({res['sec_e'][0]},{res['sec_e'][1]})"  # (local)
    value_str = (
        f"ratio_A_substrate_forward={res['ratio_A']:.6f}_"
        f"{'IN' if res['in_band'] else 'OUTSIDE'}[1.889+-{RATIO_TOL}];"
        f"ratio_B_inverse_yukawa_TAUTOLOGY={res['ratio_B']:.6f}_eq_PDG-by-definition;"
        f"sign={res['sign_v']}_nondegenerate_widening_e={e_str}_most-distant;"
        f"d=({res['d_tau']:.6f},{res['d_mu']:.6f},{res['d_e']:.6f})lam2-units_tau-mu-e;"
        f"Delta_1={res['Delta_1']:.6f};Delta_2={res['Delta_2']:.6f};"
        f"not_FN={res['not_FN_A']};FN_null=1.0;"
        f"SDP-closed_dev={res['max_closed_dev']:.1e};"
        f"reg-invariant_Rsweep_dev={res['rsweep_dev']:.1e};"
        f"S100a-forward-precedent_W={S100A_W_CONNES:.4f}_consistent;"
        f"ell_OLS={res['ell']:.6f};R2={res['r2']:.4f}"
    )  # (local)
    companion = (
        f"TWO-ROUTE DISCRIMINATOR: Route A (substrate-FORWARD greybody d_g=lambda_g^2) "
        f"gives ratio_A={res['ratio_A']:.6f} (the substrate's OWN distance widening, "
        f"reproduces S100a W={S100A_W_CONNES:.4f}); Route B (Martinetti-Wulkenhaar "
        f"inverse-Yukawa d_i=-ell*ln m_i) gives ratio_B={res['ratio_B']:.6f}=1.889 "
        f"TAUTOLOGICALLY (ell cancels; fed the PDG masses, NOT a substrate prediction). "
        f"The substrate widens (sign PASS, e most-distant nondegenerate) but does NOT hit "
        f"1.889 (mag {res['mag_v']}); the 1.889 lives only in the inverse-mass ansatz"
    )  # (local)
    extra = [
        (f"# Route-A substrate-forward ratio={res['ratio_A']:.6f} OUTSIDE [1.889+-{RATIO_TOL}] "
         f"(S100a-CONNES-DISTANCE-LADDER precedent W={S100A_W_CONNES:.4f}, same L12 cache, INFO); "
         f"the Jensen fold compresses (1,0)/(1,1) floors (Delta_2={res['Delta_2']:.6f}) => W inflated "
         f"{res['ratio_A']/W_CASIMIR_IDEAL:.2f}x above Casimir 9/5; substrate distances are "
         f"Casimir-graded, NOT log-mass-graded # {GATE_ID}"),
        (f"# Route-B ratio_B={res['ratio_B']:.9f} = (ln m_mu-ln m_e)/(ln m_tau-ln m_mu) is a "
         f"TAUTOLOGY of the inverse-Yukawa ansatz mass=exp(-d/ell): ell cancels => ratio IS the "
         f"PDG log-mass-spacing ratio by DEFINITION (1.889 != 1 discriminates the LADDER FORM from "
         f"Froggatt-Nielsen, but does NOT confirm the substrate REALIZES that ladder) # {GATE_ID}"),
        (f"# SecVII.BL STAGE-3-PERMANENT: D_K left-invariant => multiplicity-scalar => the hierarchy "
         f"is NOT in the bare spectrum; eps_LX needs an external non-LI deformation. This gate tests "
         f"whether the substrate's INTRINSIC Connes distance IS that eps_LX: it is generation-RESOLVING "
         f"(nondegenerate, first-order residual {res['fo_resid']:.4f} REPORTED) but its widening "
         f"({res['ratio_A']:.4f}) != PDG 1.889 # {GATE_ID}"),
        (f"# KO-dim-6 J-checks: J^2=+1 ({res['eps_J2']:.1e}), [J,D_F]=0 ({res['comm_JD']:.1e}, "
         f"BDI conj-floor equality {res['bdi_dev']:.1e}), Jgamma=-gammaJ ({res['anti_Jg']:.1e}); "
         f"regulator-free commutative-channel restriction (R-sweep dev {res['rsweep_dev']:.2e}; "
         f"cures S87 M_n(C) CLASS-gamma divergence); S88 d_C cross-check match={res['s88_match']} "
         f"# {GATE_ID}"),
        (f"# SOLVER: CLARABEL (ECOS unavailable in venv; substrate-first-canonical-sourcing Sec(ii.B) "
         f"plan-text-drift; solver-INVARIANT, SDP-vs-closed dev {res['max_closed_dev']:.1e}). "
         f"m_mu canonical=0.1056583745 (ratio_B={res['ratio_B']:.9f}) vs plan pre-reg m_mu=...755 "
         f"(target {RATIO_TARGET_PLAN:.9f}); diff {abs(res['ratio_B']-RATIO_TARGET_PLAN):.1e} << tol "
         f"# {GATE_ID}"),
    ]  # (local)

    print()
    print_verdict_payload(
        res["composite"], value_str, audit_sha, content_sha,
        sign_verdict=res["sign_v"], magnitude_verdict=res["mag_v"],
        regime_verdict=res["regime_v"], companion_note=companion, extra_rows=extra,
    )

    print(f"\n=== {GATE_ID}: {res['composite']} (wall {time.time() - t0:.1f}s) ===")
    return 0


if __name__ == "__main__":
    sys.exit(main())
